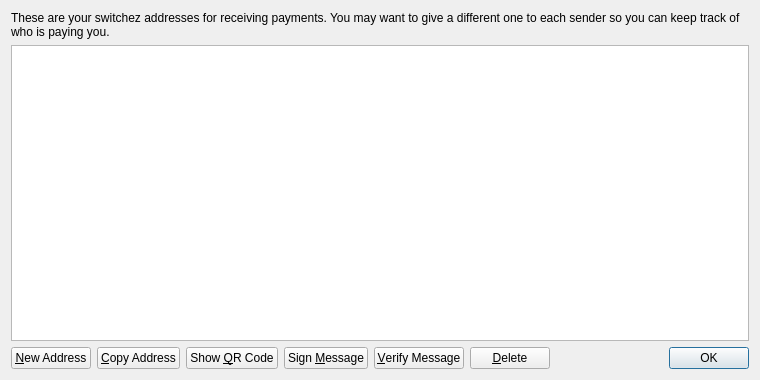
<?xml version="1.0" encoding="UTF-8"?>
<ui version="4.0">
 <class>AddressBookPage</class>
 <widget class="QWidget" name="AddressBookPage">
  <property name="geometry">
   <rect>
    <x>0</x>
    <y>0</y>
    <width>760</width>
    <height>380</height>
   </rect>
  </property>
  <property name="windowTitle">
   <string>Address Book</string>
  </property>
  <layout class="QVBoxLayout" name="verticalLayout">
   <item>
    <widget class="QLabel" name="labelExplanation">
     <property name="text">
      <string>These are your switchez addresses for receiving payments. You may want to give a different one to each sender so you can keep track of who is paying you.</string>
     </property>
     <property name="textFormat">
      <enum>Qt::PlainText</enum>
     </property>
     <property name="wordWrap">
      <bool>true</bool>
     </property>
    </widget>
   </item>
   <item>
    <widget class="QTableView" name="tableView">
     <property name="contextMenuPolicy">
      <enum>Qt::CustomContextMenu</enum>
     </property>
     <property name="toolTip">
      <string>Double-click to edit address or label</string>
     </property>
     <property name="tabKeyNavigation">
      <bool>false</bool>
     </property>
     <property name="alternatingRowColors">
      <bool>true</bool>
     </property>
     <property name="selectionMode">
      <enum>QAbstractItemView::SingleSelection</enum>
     </property>
     <property name="selectionBehavior">
      <enum>QAbstractItemView::SelectRows</enum>
     </property>
     <property name="sortingEnabled">
      <bool>true</bool>
     </property>
     <attribute name="verticalHeaderVisible">
      <bool>false</bool>
     </attribute>
    </widget>
   </item>
   <item>
    <layout class="QHBoxLayout" name="horizontalLayout">
     <item>
      <widget class="QPushButton" name="newAddressButton">
       <property name="toolTip">
        <string>Create a new address</string>
       </property>
       <property name="text">
        <string>&amp;New Address</string>
       </property>
       <property name="icon">
        <iconset resource="../bitcoin.qrc">
         <normaloff>:/icons/add</normaloff>:/icons/add</iconset>
       </property>
      </widget>
     </item>
     <item>
      <widget class="QPushButton" name="copyToClipboard">
       <property name="toolTip">
        <string>Copy the currently selected address to the system clipboard</string>
       </property>
       <property name="text">
        <string>&amp;Copy Address</string>
       </property>
       <property name="icon">
        <iconset resource="../bitcoin.qrc">
         <normaloff>:/icons/editcopy</normaloff>:/icons/editcopy</iconset>
       </property>
      </widget>
     </item>
     <item>
      <widget class="QPushButton" name="showQRCode">
       <property name="text">
        <string>Show &amp;QR Code</string>
       </property>
       <property name="icon">
        <iconset resource="../bitcoin.qrc">
         <normaloff>:/icons/qrcode</normaloff>:/icons/qrcode</iconset>
       </property>
      </widget>
     </item>
     <item>
      <widget class="QPushButton" name="signMessage">
       <property name="toolTip">
        <string>Sign a message to prove you own a switchez address</string>
       </property>
       <property name="text">
        <string>Sign &amp;Message</string>
       </property>
       <property name="icon">
        <iconset resource="../bitcoin.qrc">
         <normaloff>:/icons/edit</normaloff>:/icons/edit</iconset>
       </property>
      </widget>
     </item>
     <item>
      <widget class="QPushButton" name="verifyMessage">
       <property name="toolTip">
        <string>Verify a message to ensure it was signed with a specified switchez address</string>
       </property>
       <property name="text">
        <string>&amp;Verify Message</string>
       </property>
       <property name="icon">
        <iconset resource="../bitcoin.qrc">
         <normaloff>:/icons/transaction_0</normaloff>:/icons/transaction_0</iconset>
       </property>
      </widget>
     </item>
     <item>
      <widget class="QPushButton" name="deleteButton">
       <property name="toolTip">
        <string>Delete the currently selected address from the list</string>
       </property>
       <property name="text">
        <string>&amp;Delete</string>
       </property>
       <property name="icon">
        <iconset resource="../bitcoin.qrc">
         <normaloff>:/icons/remove</normaloff>:/icons/remove</iconset>
       </property>
      </widget>
     </item>
     <item>
      <spacer name="horizontalSpacer">
       <property name="orientation">
        <enum>Qt::Horizontal</enum>
       </property>
       <property name="sizeHint" stdset="0">
        <size>
         <width>40</width>
         <height>20</height>
        </size>
       </property>
      </spacer>
     </item>
     <item>
      <widget class="QDialogButtonBox" name="buttonBox">
       <property name="sizePolicy">
        <sizepolicy hsizetype="Maximum" vsizetype="Fixed">
         <horstretch>0</horstretch>
         <verstretch>0</verstretch>
        </sizepolicy>
       </property>
       <property name="standardButtons">
        <set>QDialogButtonBox::Ok</set>
       </property>
      </widget>
     </item>
    </layout>
   </item>
  </layout>
 </widget>
 <resources>
  <include location="../bitcoin.qrc"/>
 </resources>
 <connections/>
</ui>
